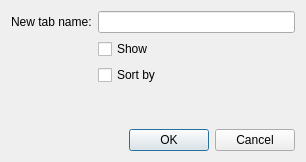
<?xml version="1.0" encoding="UTF-8"?>
<ui version="4.0">
 <class>Add_New_Tab</class>
 <widget class="QDialog" name="Add_New_Tab">
  <property name="geometry">
   <rect>
    <x>0</x>
    <y>0</y>
    <width>306</width>
    <height>162</height>
   </rect>
  </property>
  <property name="windowTitle">
   <string>Add new tab</string>
  </property>
  <layout class="QVBoxLayout" name="verticalLayout">
   <item>
    <layout class="QGridLayout" name="gridLayout">
     <item row="0" column="0">
      <widget class="QLabel" name="label_tab_name">
       <property name="text">
        <string>New tab name:</string>
       </property>
      </widget>
     </item>
     <item row="0" column="1">
      <widget class="QLineEdit" name="edit_tab_name"/>
     </item>
     <item row="1" column="1">
      <widget class="QCheckBox" name="check_show">
       <property name="text">
        <string>Show</string>
       </property>
      </widget>
     </item>
     <item row="2" column="1">
      <widget class="QCheckBox" name="check_sort">
       <property name="text">
        <string>Sort by</string>
       </property>
      </widget>
     </item>
    </layout>
   </item>
   <item>
    <spacer name="verticalSpacer">
     <property name="orientation">
      <enum>Qt::Vertical</enum>
     </property>
     <property name="sizeHint" stdset="0">
      <size>
       <width>20</width>
       <height>40</height>
      </size>
     </property>
    </spacer>
   </item>
   <item>
    <widget class="QDialogButtonBox" name="buttonBox">
     <property name="orientation">
      <enum>Qt::Horizontal</enum>
     </property>
     <property name="standardButtons">
      <set>QDialogButtonBox::Cancel|QDialogButtonBox::Ok</set>
     </property>
    </widget>
   </item>
  </layout>
 </widget>
 <resources/>
 <connections>
  <connection>
   <sender>buttonBox</sender>
   <signal>accepted()</signal>
   <receiver>Add_New_Tab</receiver>
   <slot>accept()</slot>
   <hints>
    <hint type="sourcelabel">
     <x>248</x>
     <y>254</y>
    </hint>
    <hint type="destinationlabel">
     <x>157</x>
     <y>274</y>
    </hint>
   </hints>
  </connection>
  <connection>
   <sender>buttonBox</sender>
   <signal>rejected()</signal>
   <receiver>Add_New_Tab</receiver>
   <slot>reject()</slot>
   <hints>
    <hint type="sourcelabel">
     <x>316</x>
     <y>260</y>
    </hint>
    <hint type="destinationlabel">
     <x>286</x>
     <y>274</y>
    </hint>
   </hints>
  </connection>
 </connections>
</ui>
